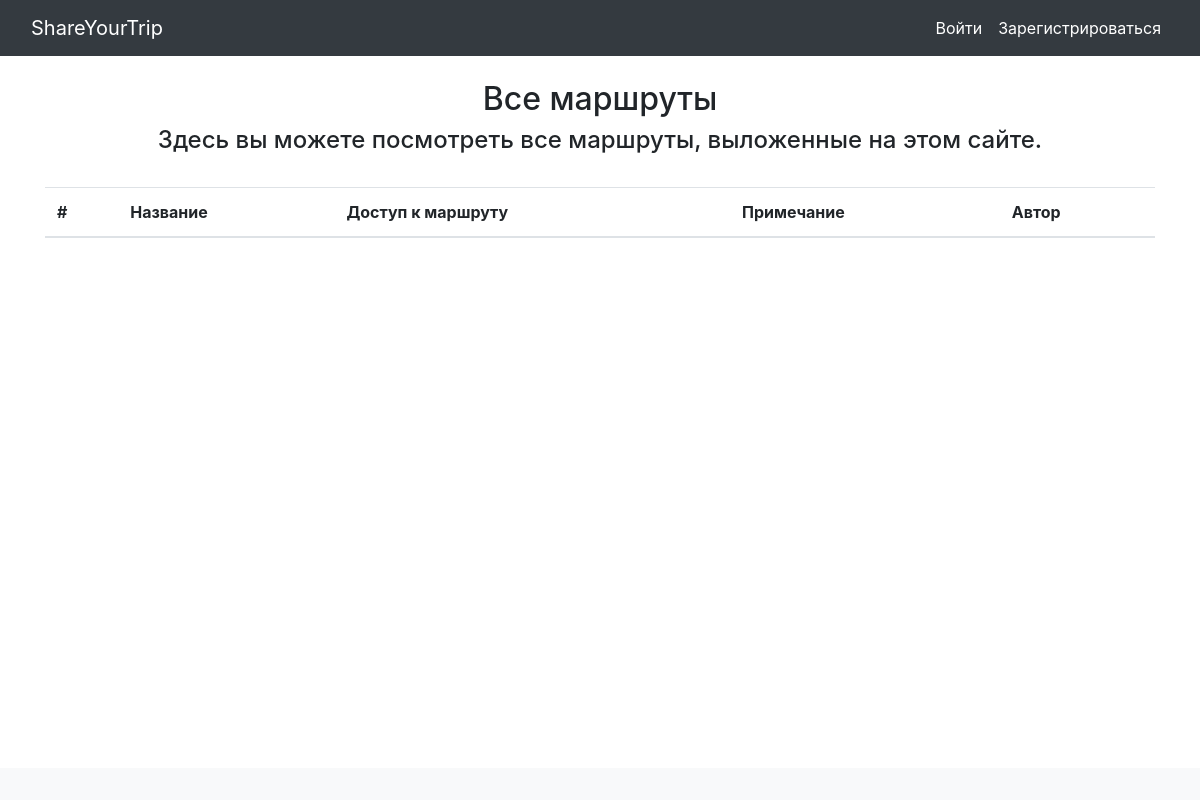
Before: /all_routes with the older database file.
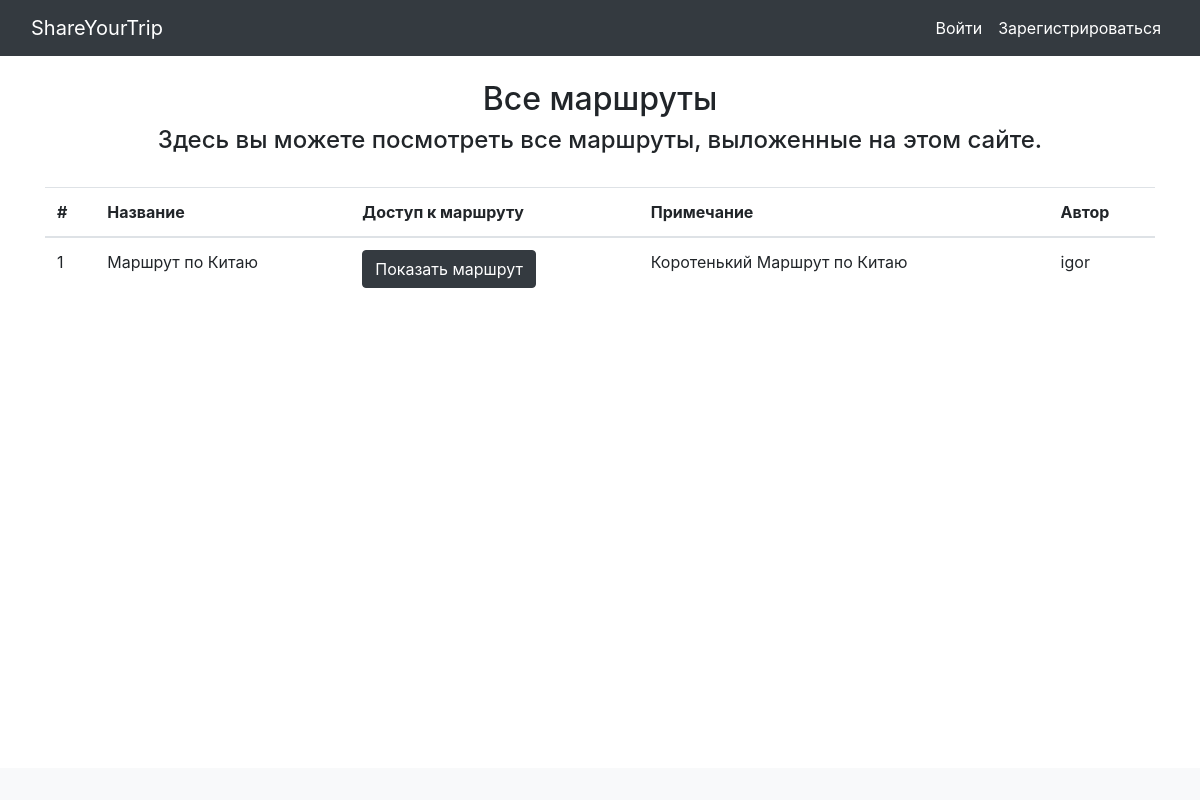
After: the same page with the newer database file.
### data/routes.py (models this page shows)
class Route(SqlAlchemyBase):
    __tablename__ = 'routes'
    id = sqlalchemy.Column(sqlalchemy.Integer, primary_key=True,
                                               autoincrement=True)
    name = sqlalchemy.Column(sqlalchemy.String)
    coordinates = sqlalchemy.Column(sqlalchemy.String)
    time_hours = sqlalchemy.Column(sqlalchemy.Float)
    budget = sqlalchemy.Column(sqlalchemy.Float)
    remarks = sqlalchemy.Column(sqlalchemy.String)
    author = sqlalchemy.Column(sqlalchemy.Integer, sqlalchemy.ForeignKey('users.id'))

### data/users.py (models this page shows, shortened)
class User(SqlAlchemyBase, UserMixin, SerializerMixin):
    __tablename__ = 'users'
    id = sqlalchemy.Column(sqlalchemy.Integer, nullable=False,
                                               primary_key=True,
                                               autoincrement=True)
    login = sqlalchemy.Column(sqlalchemy.String)
    hashed_password = sqlalchemy.Column(sqlalchemy.String)

### main.py (the view)
@login_required
@app.route("/all_routes")
def all_routes():
    db_sess = db_session.create_session()
    routes = db_sess.query(Route).all()
    users = db_sess.query(User).all()
    return render_template("all_routes.html", title="Все маршруты",
                           r=routes, u=users)

### data/db_session.py (called while the page is built)
def create_session() -> Session:
    global __factory
    return __factory()

### templates/all_routes.html
{% extends 'base.html' %}
{% block content %}
<div class="container mt-4 mb-4">
    <h2 class="text-center">Все маршруты</h2>
    <h4 class="text-center">Здесь вы можете посмотреть все маршруты, выложенные на этом сайте.</h4><br>
    <table class="table">
        <thead>
            <tr>
                <th scope="col">#</th>
                <th scope="col">Название</th>
                <th scope="col">Доступ к маршруту</th>
                <th scope="col">Примечание</th>
                <th scope="col">Автор</th>
            </tr>
        </thead>
        <tbody>
            {% for route in r %}
            <tr>
                <td>{{ route.id }}</td>
                <td>{{ route.name }}</td>
                <td><a class="btn btn-dark" href="/route/{{ route.id }}">Показать маршрут</a></td>
                <td>{{ route.remarks }}</td>
                <td>{{ u[route.author - 1].login }}</td>
            </tr>
            {% endfor %}
        </tbody>
    </table>
</div>
{% endblock %}

Changed rows visible on the page:
added Route: id "1", name "Маршрут по Китаю", remarks "Коротенький Маршрут по Китаю", author.login "igor"
